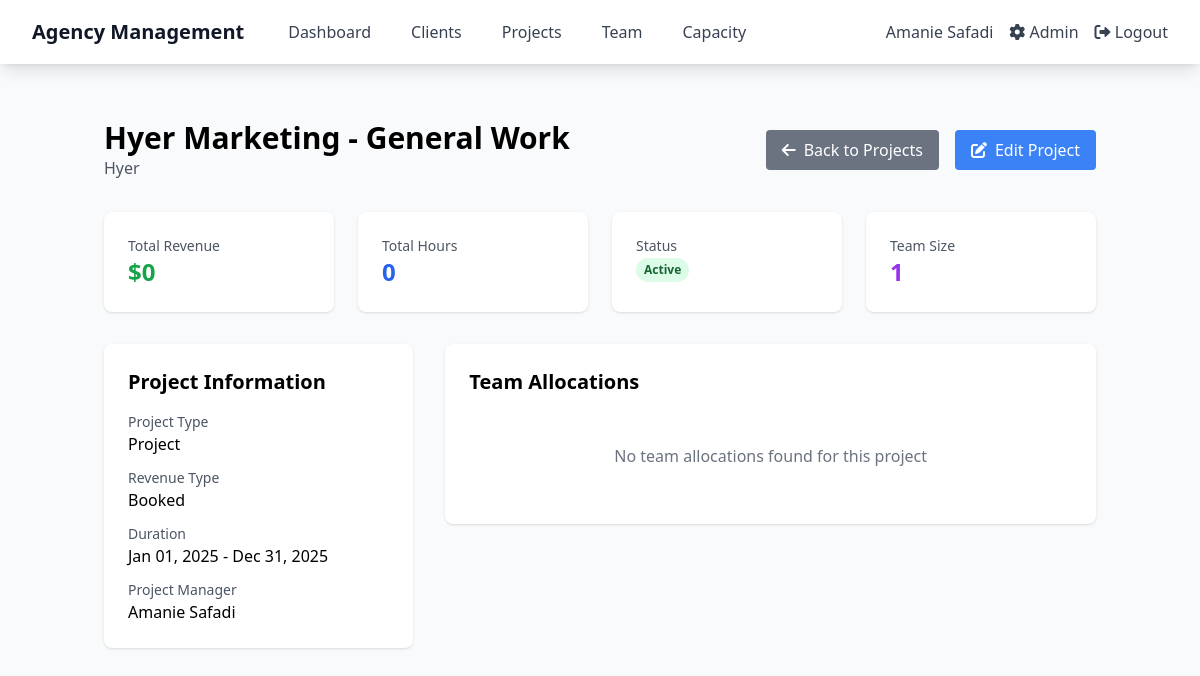
Page /agency/projects/10a166c6-c17b-424c-8176-bbc75f6a0d5a/ (signed in) on the committed database.
### agency/models.py (models this page shows, shortened)
class Project(models.Model):
    STATUS_CHOICES = [
        ('planning', 'Planning'),
        ('active', 'Active'),
        ('on_hold', 'On Hold'),
        ('completed', 'Completed'),
        ('cancelled', 'Cancelled'),
    ]
    TYPE_CHOICES = [
        ('retainer', 'Retainer'),
        ('project', 'Project'),
        ('hourly', 'Hourly'),
    ]
    REVENUE_TYPE_CHOICES = [
        ('booked', 'Booked'),
        ('forecast', 'Forecast'),
    ]
    id = models.UUIDField(primary_key=True, default=uuid.uuid4, editable=False)
    name = models.CharField(max_length=200)
    client = models.ForeignKey(Client, on_delete=models.CASCADE, related_name='projects')
    company = models.ForeignKey(Company, on_delete=models.CASCADE, related_name='projects')
    start_date = models.DateField()
    end_date = models.DateField()
    total_revenue = models.DecimalField(max_digits=12, decimal_places=2)
    total_hours = models.DecimalField(max_digits=8, decimal_places=1)
    project_type = models.CharField(max_length=20, choices=TYPE_CHOICES, default='project')
    revenue_type = models.CharField(max_length=10, choices=REVENUE_TYPE_CHOICES, default='booked')
    status = models.CharField(max_length=20, choices=STATUS_CHOICES, default='planning')
    project_manager = models.ForeignKey(User, on_delete=models.SET_NULL, null=True, blank=True,
                                      related_name='managed_projects')
    created_at = models.DateTimeField(auto_now_add=True)
    updated_at = models.DateTimeField(auto_now=True)
    team_members = models.ManyToManyField(
        'UserProfile',
        related_name='assigned_projects',
        blank=True,
        help_text='Team members assigned to this project'
    )

class Client(models.Model):
    STATUS_CHOICES = [
        ('active', 'Active'),
        ('inactive', 'Inactive'),
        ('prospect', 'Prospect'),
        ('churned', 'Churned'),
    ]
    id = models.UUIDField(primary_key=True, default=uuid.uuid4, editable=False)
    name = models.CharField(max_length=200)
    company = models.ForeignKey(Company, on_delete=models.CASCADE, related_name='clients')
    status = models.CharField(max_length=20, choices=STATUS_CHOICES, default='active')
    account_manager = models.ForeignKey(User, on_delete=models.SET_NULL, null=True, blank=True,
                                      related_name='managed_clients')
    created_at = models.DateTimeField(auto_now_add=True)

### agency/views.py (the view)
# urls.py: path('projects/<uuid:project_id>/', views.project_detail, name='project_detail'),
@login_required
def project_detail(request, project_id):
    project = get_object_or_404(Project, id=project_id)
    allocations = ProjectAllocation.objects.filter(project=project).select_related(
        'user_profile', 'user_profile__user'
    ).order_by('year', 'month', 'user_profile__user__last_name')
    if hasattr(project, 'team_members'):
        team_size = project.team_members.count()
    else:
        team_size = allocations.values('user_profile').distinct().count()
    context = {
        'project': project,
        'allocations': allocations,
        'team_size': team_size,
    }
    return render(request, 'projects/detail.html', context)

### templates/projects/detail.html (shortened to what this page needs)
{% extends 'base.html' %}
{% load static %}
{% block content %}
<div class="container mx-auto px-4 py-8">
    <div class="flex justify-between items-center mb-8">
        <div>
            <h1 class="text-3xl font-bold">{{ project.name }}</h1>
            <p class="text-gray-600">{{ project.client.name }}</p>
        </div>
        <div class="flex space-x-4">
            <a href="{% url 'agency:projects_list' %}" class="bg-gray-500 text-white px-4 py-2 rounded hover:bg-gray-600">
                <i class="fas fa-arrow-left mr-2"></i>Back to Projects
            </a>
            <a href="/admin/agency/project/{{ project.id }}/change/" class="bg-blue-500 text-white px-4 py-2 rounded hover:bg-blue-600">
                <i class="fas fa-edit mr-2"></i>Edit Project
            </a>
        </div>
    </div>
    <div class="grid grid-cols-1 lg:grid-cols-4 gap-6 mb-8">
        <div class="bg-white rounded-lg shadow p-6">
            <h3 class="text-sm font-medium text-gray-600">Total Revenue</h3>
            <p class="text-2xl font-bold text-green-600">${{ project.total_revenue|floatformat:0 }}</p>
        </div>
        <div class="bg-white rounded-lg shadow p-6">
            <h3 class="text-sm font-medium text-gray-600">Total Hours</h3>
            <p class="text-2xl font-bold text-blue-600">{{ project.total_hours|floatformat:0 }}</p>
        </div>
        <div class="bg-white rounded-lg shadow p-6">
            <h3 class="text-sm font-medium text-gray-600">Status</h3>
            <span class="inline-flex px-2 py-1 text-xs font-semibold rounded-full
                {% if project.status == 'active' %}bg-green-100 text-green-800
                {% elif project.status == 'planning' %}bg-yellow-100 text-yellow-800
                {% elif project.status == 'completed' %}bg-blue-100 text-blue-800
                {% else %}bg-red-100 text-red-800{% endif %}">
                {{ project.get_status_display }}
            </span>
        </div>
        <div class="bg-white rounded-lg shadow p-6">
            <h3 class="text-sm font-medium text-gray-600">Team Size</h3>
            <p class="text-2xl font-bold text-purple-600">{{ team_size }}</p>
        </div>
    </div>
    <div class="grid grid-cols-1 lg:grid-cols-3 gap-8">
        <div class="lg:col-span-1">
            <div class="bg-white rounded-lg shadow p-6">
                <h2 class="text-xl font-semibold mb-4">Project Information</h2>
                <div class="space-y-3">
                    <div>
                        <label class="block text-sm font-medium text-gray-600">Project Type</label>
                        <p>{{ project.get_project_type_display }}</p>
                    </div>
                    {% if project.revenue_type %}
                    <div>
                        <label class="block text-sm font-medium text-gray-600">Revenue Type</label>
                        <p>{{ project.get_revenue_type_display }}</p>
                    </div>
                    {% endif %}
                    <div>
                        <label class="block text-sm font-medium text-gray-600">Duration</label>
                        <p>{{ project.start_date|date:"M d, Y" }} - {{ project.end_date|date:"M d, Y" }}</p>
                    </div>
                    {% if project.project_manager %}
                    <div>
                        <label class="block text-sm font-medium text-gray-600">Project Manager</label>
                        <p>{{ project.project_manager.get_full_name }}</p>
                    </div>
                    {% endif %}
                </div>
            </div>
        </div>
        <div class="lg:col-span-2">
            <div class="bg-white rounded-lg shadow p-6">
                <h2 class="text-xl font-semibold mb-4">Team Allocations</h2>
                {% if allocations %}
                <div class="overflow-x-auto">
                    <table class="min-w-full">
                        <thead class="bg-gray-50">
                            <tr>
                                <th class="px-6 py-3 text-left text-xs font-medium text-gray-500 uppercase">Team Member</th>
                                <th class="px-6 py-3 text-left text-xs font-medium text-gray-500 uppercase">Period</th>
                                <th class="px-6 py-3 text-left text-xs font-medium text-gray-500 uppercase">Hours</th>
                                <th class="px-6 py-3 text-left text-xs font-medium text-gray-500 uppercase">Rate</th>
                                <th class="px-6 py-3 text-left text-xs font-medium text-gray-500 uppercase">Value</th>
                            </tr>
                        </thead>
                        <tbody class="divide-y divide-gray-200">
                            {% for allocation in allocations %}
                            <tr>
                                <td class="px-6 py-4 whitespace-nowrap">
                                    <div class="text-sm font-medium text-gray-900">
                                        {{ allocation.user_profile.user.get_full_name }}
                                    </div>
                                    <div class="text-sm text-gray-500">
                                        {{ allocation.user_profile.get_role_display }}
                                    </div>
                                </td>
                                <td class="px-6 py-4 whitespace-nowrap text-sm text-gray-900">
                                    {{ allocation.month }}/{{ allocation.year }}
                                </td>
                                <td class="px-6 py-4 whitespace-nowrap text-sm text-gray-900">
                                    {{ allocation.allocated_hours|floatformat:1 }}
                                </td>
                                <td class="px-6 py-4 whitespace-nowrap text-sm text-gray-900">
                                    ${{ allocation.hourly_rate|floatformat:0 }}
                                </td>
                                <td class="px-6 py-4 whitespace-nowrap text-sm text-gray-900">
                                    ${{ allocation.total_revenue|floatformat:0 }}
                                </td>
                            </tr>
                            {% endfor %}
                        </tbody>
                    </table>
                </div>
                {% else %}
                <p class="text-gray-500 text-center py-8">No team allocations found for this project</p>
                {% endif %}
            </div>
        </div>
    </div>
</div>
{% endblock %}

### templates/base.html (shortened to what this page needs)
<!DOCTYPE html>
<html lang="en">
<head>
    <script src="https://cdn.tailwindcss.com"></script>
    <link href="https://cdnjs.cloudflare.com/ajax/libs/font-awesome/6.0.0/css/all.min.css" rel="stylesheet">
</head>
<body class="bg-gray-50">
    <nav class="bg-white shadow-lg">
        <div class="max-w-7xl mx-auto px-4 sm:px-6 lg:px-8">
            <div class="flex justify-between h-16">
                <div class="flex items-center space-x-8">
                    <a href="{% url 'agency:dashboard_router' %}" class="text-xl font-bold text-gray-900">
                        Agency Management
                    </a>
                    <div class="hidden md:flex space-x-4">
                        <a href="{% url 'agency:dashboard_router' %}" class="text-gray-700 hover:text-gray-900 px-3 py-2 rounded-md">
                            Dashboard
                        </a>
                        <a href="{% url 'agency:clients_list' %}" class="text-gray-700 hover:text-gray-900 px-3 py-2 rounded-md">
                            Clients
                        </a>
                        <a href="{% url 'agency:projects_list' %}" class="text-gray-700 hover:text-gray-900 px-3 py-2 rounded-md">
                            Projects
                        </a>
                        <a href="{% url 'agency:team_list' %}" class="text-gray-700 hover:text-gray-900 px-3 py-2 rounded-md">
                            Team
                        </a>
                        <a href="{% url 'agency:capacity_dashboard' %}" class="text-gray-700 hover:text-gray-900 px-3 py-2 rounded-md">
                            Capacity
                        </a>
                    </div>
                </div>
                <div class="flex items-center space-x-4">
                    {% if user.is_authenticated %}
                        <span class="text-gray-700">{{ user.get_full_name|default:user.username }}</span>
                        <a href="/admin/" class="text-gray-700 hover:text-gray-900">
                            <i class="fas fa-cog"></i> Admin
                        </a>
                        <a href="{% url 'logout' %}" class="text-gray-700 hover:text-gray-900">
                            <i class="fas fa-sign-out-alt"></i> Logout
                        </a>
                    {% else %}
                        <a href="{% url 'login' %}" class="bg-blue-500 text-white px-4 py-2 rounded hover:bg-blue-600">
                            Login
                        </a>
                    {% endif %}
                </div>
            </div>
        </div>
    </nav>
    <main class="max-w-7xl mx-auto py-6 px-4 sm:px-6 lg:px-8">
        {% block content %}{% endblock %}
    </main>
</body>
</html>

### rows in the picture
Project: name "Hyer Marketing - General Work", client.name "Hyer", total_revenue "0", total_hours "0", status "Active", project_type "Project", revenue_type "Booked", start_date "Jan 01, 2025", end_date "Dec 31, 2025", project_manager.get_full_name "Amanie Safadi"

### other values in the picture
{{ user.get_full_name|default:user.username }} "Amanie Safadi"
{{ team_size }} "1"
